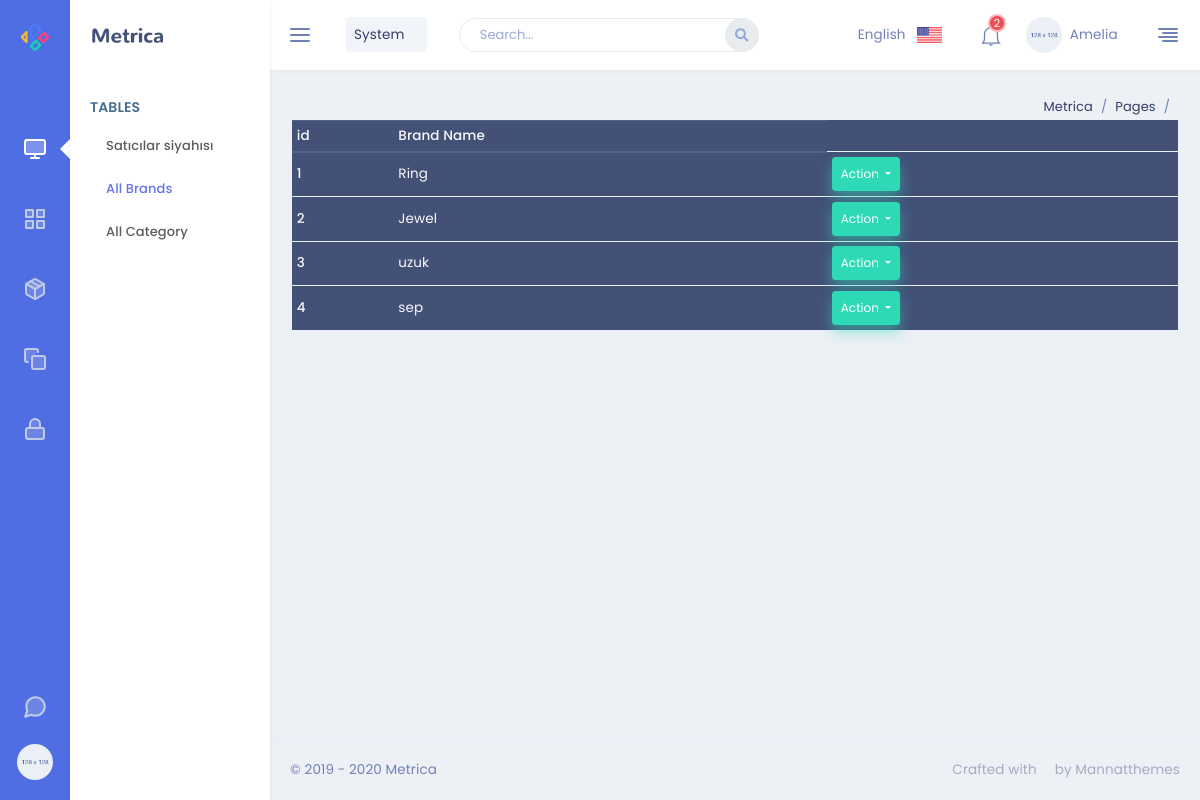
Screenshot of /admin/brand with the database file from the repository.
### Shop/collection/models.py (models this page shows)
class Brand(db.Model):
    Brand_id = db.Column(db.Integer, primary_key=True)
    BrandName = db.Column(db.String(30),unique=True,  nullable=False )
    Categories = db.relationship('Category', backref='brand', lazy=True)

### Shop/Dashboard/routes.py (the view)
@app.route('/admin/brand', methods=['GET', 'POST'])
def brand():
    brand=Brand.query.all()
    return render_template('admin/brand.html', brand = brand )

### Shop/templates/admin/brand.html (shortened to what this page needs)
{% extends 'admin.html' %}
{% block content %}
<table class="table table-sm table-dark">
    <thead>
      <tr>
        <th scope="col">id</th>
        <th scope="col">Brand Name</th>
      </tr>
    </thead>
    <tbody>
      {% for br in brand %}
      <tr>
        <th scope="row">{{br.Brand_id}}</th>
        <td>{{br.BrandName}}</td>
        <td>
        <div class="btn-group">
        <button type="button" class="btn btn-success btn-sm dropdown-toggle" data-toggle="dropdown" aria-haspopup="true" aria-expanded="false">
        Action
        </button>
         </div>
        </td>
      </tr>
      {% endfor %}
    </tbody>
  </table>
  {% endblock content %}

### Shop/static/myFiles/css/style.css (style rules this page uses)
html, body, div, span, applet, object, iframe, h1, h2, h3, h4, h5, h6, p, blockquote, pre, a, abbr, acronym, address, big, cite, code, del, dfn, em, img, ins, kbd, q, s, samp, small, strike, strong, sub, sup, tt, var, b, u, i, center, dl, dt, dd, ol, ul, li, fieldset, form, label, legend, table, caption, tbody, tfoot, thead, tr, th, td, article, aside, canvas, details, embed, figure, figcaption, footer, header, hgroup, menu, nav, output, ruby, section, summary, time, mark, audio, video { margin: 0; padding: 0; border: 0; font-size: 100%; font: inherit; vertical-align: baseline; text-decoration: none !important; }
body { line-height: 1; }
table { border-collapse: collapse; border-spacing: 0; }
.active { color: #d2aa5c; text-decoration: none; }
body { font-family: 'Montserrat', sans-serif; background-color: #fff; }

### rows the page displays
Brand: Brand_id "1", BrandName "Ring"
Brand: Brand_id "2", BrandName "Jewel"
Brand: Brand_id "3", BrandName "uzuk"
Brand: Brand_id "4", BrandName "sep"
